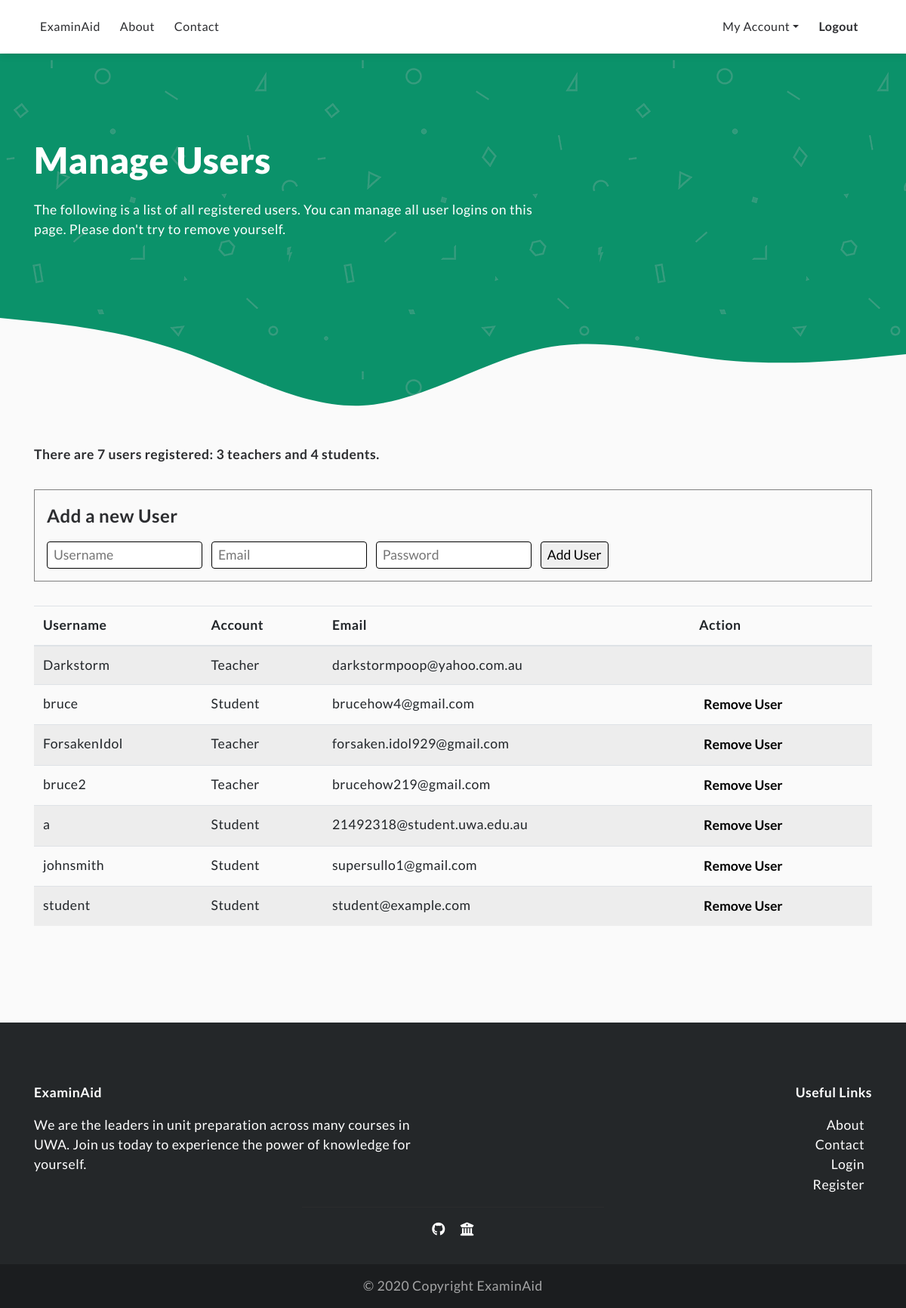
The app's page /manageusers (signed in), older data.
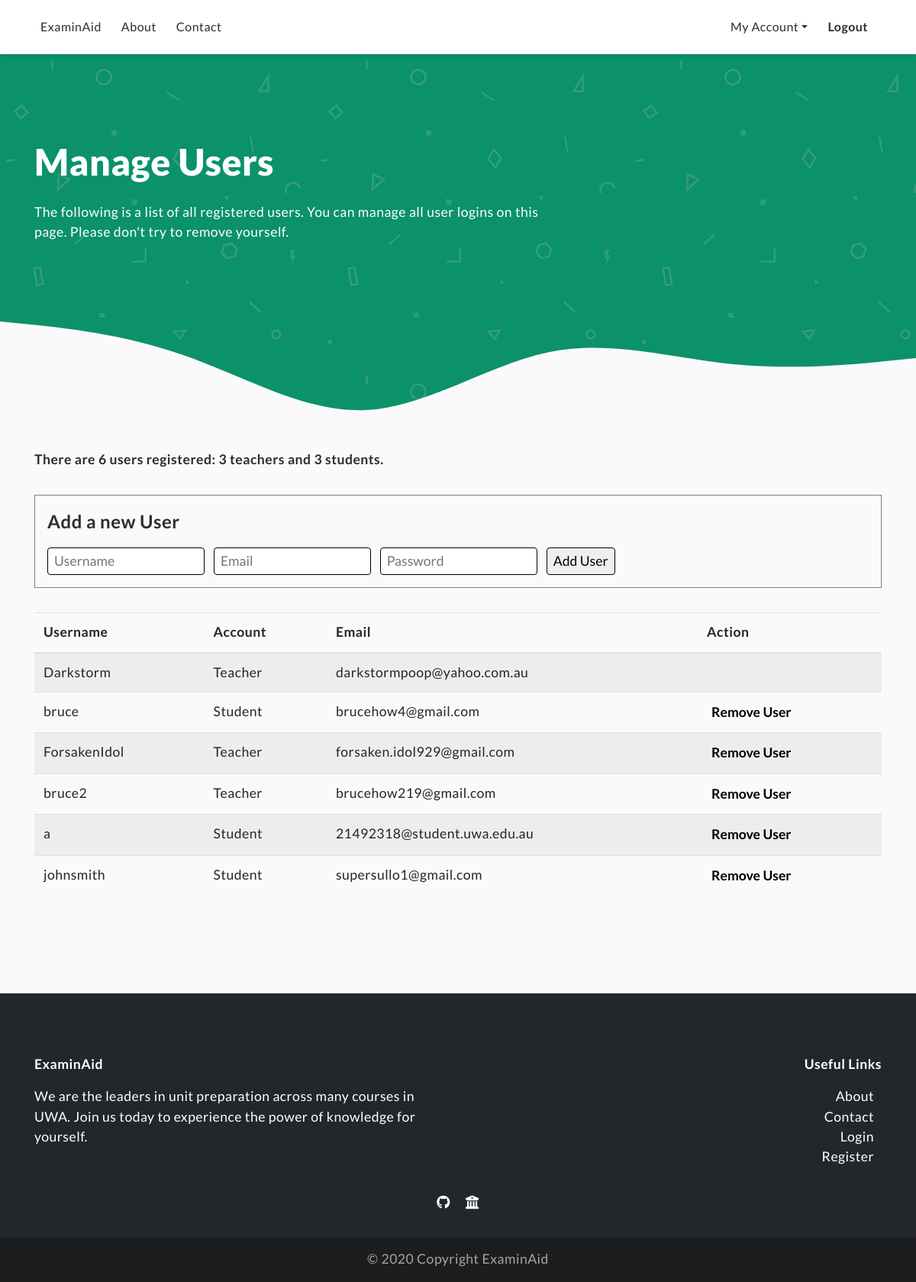
The same page, newer data.
### app/models.py (models this page shows, shortened)
class User(UserMixin, db.Model):
    id = db.Column(db.Integer, primary_key=True)
    username = db.Column(db.String(64), index=True, unique=True)
    email = db.Column(db.String(120), index=True, unique=True)
    password_hash = db.Column(db.String(128))
    admin = db.Column(db.Boolean, default=False)
    def check_admin(self):
        return self.admin
    @login.user_loader
    def load_user(id):
        return User.query.get(int(id))

### app/routes.py (the view)
@app.route('/manageusers')
@login_required
def manageusers():
    if not current_user.check_admin(): # Student logins cannot access this page
        return redirect(url_for('userprofile'))
    else:
        users = User.query.all()
        num_admins = 0
        num_students = 0
        for user in users:
            if user.check_admin():
                num_admins += 1
            else:
                num_students += 1
        return render_template('manage/students.html', num_users=len(users), num_admins=num_admins, num_students=num_students, users=users)

### app/templates/manage/students.html (shortened to what this page needs)
{% extends "index.html" %}
{% block content %}
<link rel="stylesheet" href="../../static/css/test.css"/>
<section class="green">
  <div class="container">
    <div class="user-msg">
      <h1>Manage Users</h1>
      <p>The following is a list of all registered users. You can manage all user logins on this page. Please don't try to remove yourself.</p>
    </div>
  </div>
</section>
<section class="dashboard">
  <div class="container">
    <p><strong>There {% if num_users == 1 %}is 1 user
      {% else %}are {{ num_users }} users{% endif %} registered: {% if num_admins == 1 %}1 teacher{% else %}{{ num_admins }} teachers{% endif %} and {% if num_students == 1 %}1 student.{% else %}{{ num_students }} students.{% endif %}
    </strong></p>
    <div class="question-box">
      <form action="{{ url_for('adduser') }}" method="POST" id="add-user-form">
        <p><strong>Add a new User</strong></p>
        <input type="text" name="username" placeholder="Username" required/>
        <input type="email" name="email" placeholder="Email" required/>
        <input type="password" name="password" placeholder="Password" required/>
        <input type="submit" value="Add User"/>
      </form>
    </div>
    <div class="table-responsive-sm">
      <table class="table table-striped">
        <thead>
          <tr>
            <th>Username</th>
            <th>Account</th>
            <th>Email</th>
            <th>Action</th>
          </tr>
        </thead>
        {% for user in users %}
        <tr>
          <td>{{ user.username }}</td>
          <td>{% if user.check_admin() %}Teacher{% else %}Student{% endif %}</td>
          <td>{{ user.email }}</td>
          <td>
            {% if current_user != user %}
            <button onclick="window.location.href='/manageusers/remove/{{ user.id }}'" class="remove-user" id="remove-user-{{ user.id }}">Remove User</button>
            {% endif %}
          </td>
        </tr>
        {% endfor %}
      </table>
    </div>
  </div>
</section>
{% endblock %}

### app/templates/index.html (shortened to what this page needs)
<!DOCTYPE html>
<html lang="en">
  <head>
    <link rel="stylesheet" href="https://stackpath.bootstrapcdn.com/bootstrap/4.4.1/css/bootstrap.min.css"
 />
    <link rel="stylesheet" href="../static/css/main.css"/>
    <link rel="stylesheet" href="../static/css/header.css">
    <link rel="stylesheet" href="../static/css/footer.css"/>
    <link rel="stylesheet" href="../static/css/forms.css"/>
    <link rel="stylesheet" href="../static/css/userprofile.css"/>
  </head>
  <body>
    <header>
      <nav class="navbar fixed-top navbar-expand-md">
        <div class="container">
          <div id="collapse-menu" class="collapse navbar-collapse">
            <ul class="navbar-nav mr-auto">
                <li class="nav-item"><a class="nav-link" href="{{ url_for('index') }}">ExaminAid</a></li>
                <li class="nav-item"><a class="nav-link" href="{{ url_for('about') }}">About</a></li>
                <li class="nav-item"><a class="nav-link" href="{{ url_for('contact') }}">Contact</a></li>
            </ul>
            <ul class="navbar-nav ml-auto">
              {% if current_user.is_anonymous %}
              <li class="nav-item">
                <a class="nav-link" href="{{ url_for('login') }}">Sign In</a>
              </li>
              <li class="nav-item">
                <button class="plain-btn sm green" onclick="window.location.href='/register';">Register</button>
              </li>
              {% else %}
              <li class="nav-item dropdown">
                <a class="nav-link dropdown-toggle" href="{{ url_for('userprofile') }}" id="profile-menu" role="button" data-toggle="dropdown" aria-haspopup="true" aria-expanded="false">My Account</a>
              </li>
              <li class="nav-item">
                <a class="nav-link" href="{{ url_for('logout') }}"><b>Logout</b></a>
              </li>
              {% endif %}
            </ul>
          </div>
        </div>
      </nav>
    </header>
    <main>
      {% block content %}{% endblock %}
      <footer>
        <div class="container">
          <div class="footer-content">
            <div class="row">
              <div class="col-sm-6">
                <p><strong>ExaminAid</strong></p>
                <p>We are the leaders in unit preparation across many courses in UWA. Join us today to experience the power of knowledge for yourself.</p>
              </div>
              <div class="col-sm-6 text-right">
                <p><strong>Useful Links</strong></p>
                <ul class="navbar-nav footer-nav">
                  <li class="nav-item"><a class="footer-link" href="{{ url_for('about') }}">About</a></li>
                  <li class="nav-item"><a class="footer-link" href="{{ url_for('contact') }}">Contact</a></li>
                  <li class="nav-item"><a class="footer-link" href="{{ url_for('login') }}">Login</a></li>
                  <li class="nav-item"><a class="footer-link" href="{{ url_for('register') }}">Register</a></li>
                </ul>
              </div>
            </div>
            <hr class="footer-divider">
            <div class="social center">
              <a class="footer-link" href="https://github.com/brucehow/examinaid"><span class="fab fa-github"></span></a>
              <a class="footer-link" href="https://teaching.csse.uwa.edu.au/units/CITS3403/index.php"><span class="fas fa-university"></span></a>
            </div>
          </div>
        </div>
        <div class="anchor center">
          <p class="copyright">© 2020 Copyright ExaminAid</p>
        </div>
      </footer>
    </main>
  </body>
</html>

### app/static/css/main.css (style rules this page uses)
body { background-color: white; color: #2c2d30; font-family: 'Lato', sans-serif; font-size: 1.1rem; letter-spacing: 0.03rem; }
section { padding: 7rem 0; }
section.green { background-color: #0b926a; background-image: url(../resources/texture-1.png); color: white; }
div.container { margin: 0 auto; }
div.center { text-align: center; }
h1 { font-weight: 900; font-size: 3rem; margin-bottom: 1.5rem; }
.wave-bot { margin: 5rem 0 -12rem 0; display: block; height: 15rem; width: 100%; }

### app/static/css/header.css (style rules this page uses)
header { background-color: white; padding-bottom: 71px; font-size: 1rem; }
.navbar { background-color: white; box-shadow: 0px 3px 10px rgba(0, 0, 0, 0.1); padding: 15px; }
.nav-link { color: #2c2d30; text-decoration: none; font-weight: 400; }
.nav-item { padding: 0 10px 0 0; }

### app/static/css/footer.css (style rules this page uses)
footer { background-color: #242729; color: white; }
.footer-content { padding: 5rem 0 2rem; }
.footer-link { text-decoration: none; font-weight: 400; color: white; }
.footer-divider { opacity: 0.6; border-top: 1px solid #303030; max-width: 400px; }
.social a { margin: 0 0.5rem; }
.anchor { background-color: #1b1d1f; }
.copyright { margin: 0; padding: 1rem 0; opacity: 0.6; }

### app/static/css/userprofile.css (style rules this page uses)
section.dashboard { background-color: #fafafa; padding: 2rem 0 7rem 0; }
.user-msg { max-width: 700px; }
button.remove-user { background: none; border: none; font-weight: bold; transition: 250ms; }

### app/static/css/test.css (style rules this page uses)
div.question-box { border: 1px solid grey; padding: 1rem; margin: 2rem 0; }
div.question-box p strong { font-size: 1.5rem; margin-left: 2rem; }
div.question-box form p strong { margin-left: 0rem; }
#add-user-form input { border: 1px solid; border-radius: 0.25rem; padding: 0.25rem 0 0.25rem 0.5rem; margin-right: 0.5rem; }
#add-user-form input[type=submit] { padding: 0.25rem 0.5rem; }

Row changes from the older to the newer data that the page shows:
removed User: username "student", admin "Student", email "student@example.com"
Text that changed along with them:
{{ num_users }}: "7" → "6"
{{ num_students }}: "4" → "3"
